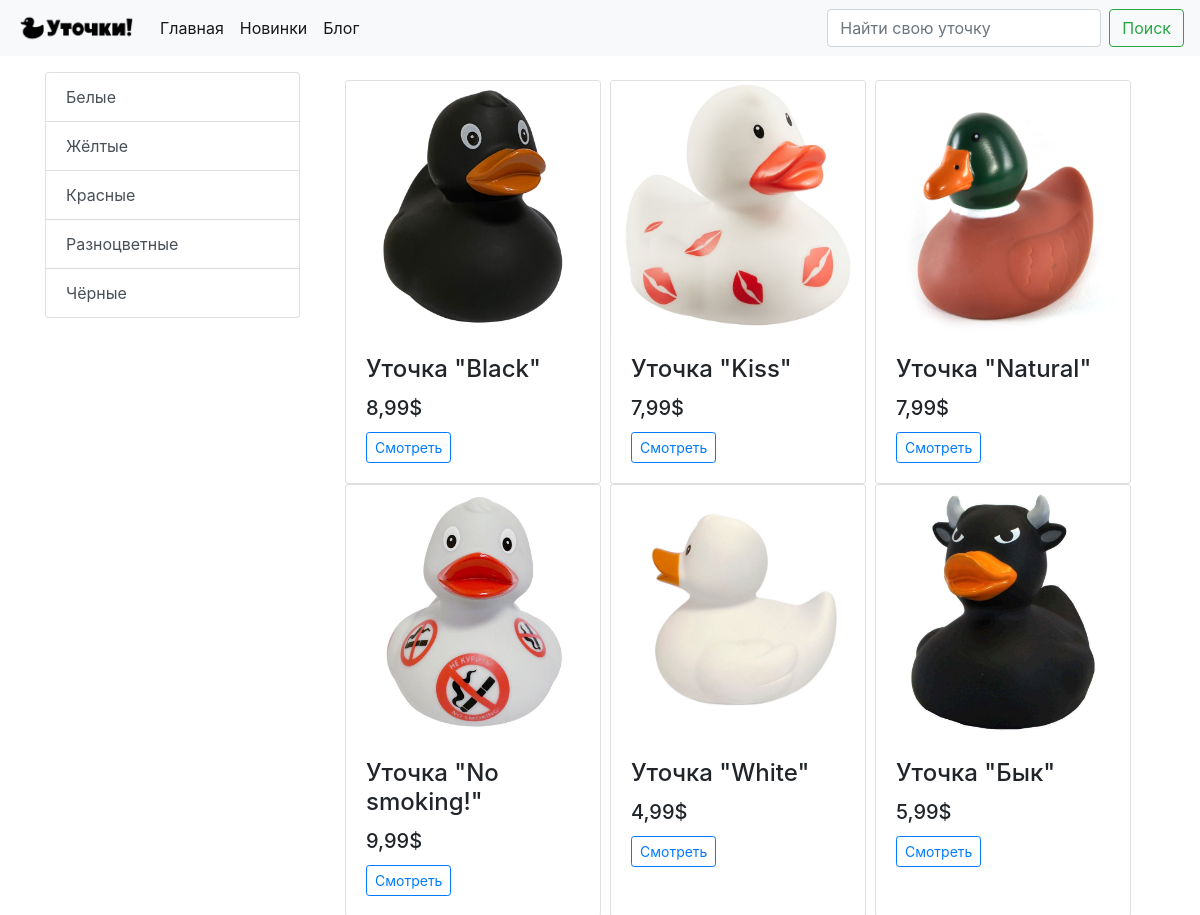
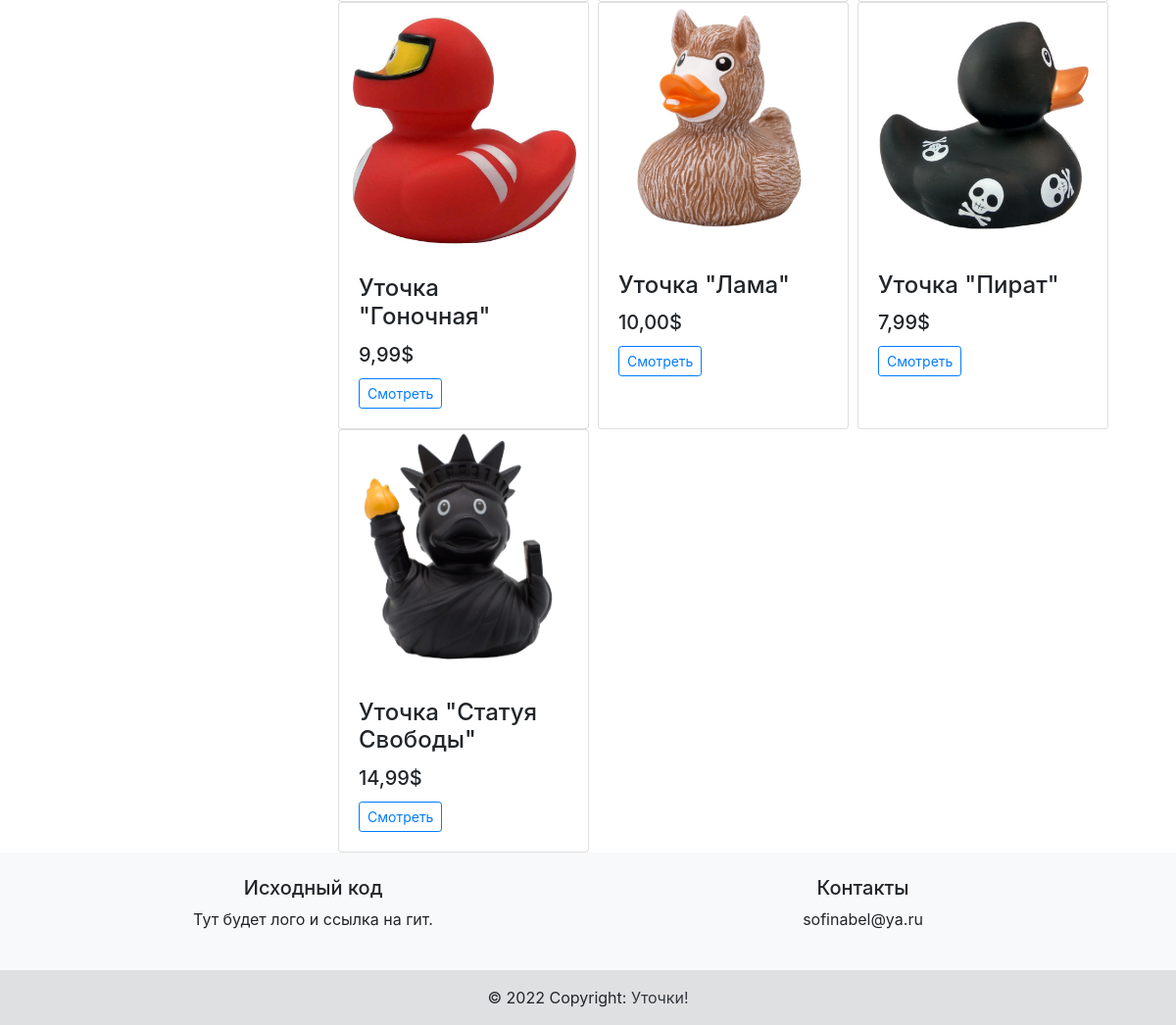
The app's page /shop/ with its own data (2 pictures, top to bottom).
### shop/models.py (models this page shows, shortened)
class Category(models.Model):
    name = models.CharField(max_length=200, db_index=True)
    slug = models.SlugField(max_length=200, db_index=True, unique=True)
    class Meta:
        ordering = ('name',)
        verbose_name = 'Категория'
        verbose_name_plural = 'Категории'

class Product(models.Model):
    category = models.ForeignKey(Category, related_name='products', on_delete=models.PROTECT, verbose_name='Категория')
    name = models.CharField(max_length=200, db_index=True, verbose_name='Наименование')
    slug = models.SlugField(max_length=200, db_index=True)
    image = models.ImageField(upload_to='products/%Y/%m/%d', blank=True, verbose_name='Фото')
    description = models.TextField(blank=True, verbose_name='Описание')
    price = models.DecimalField(max_digits=10, decimal_places=2, verbose_name='Цена')
    stock = models.PositiveIntegerField(verbose_name='Остаток товара')
    available = models.BooleanField(default=True, verbose_name='Доступно')
    created_at = models.DateTimeField(auto_now_add=True, verbose_name='Создано в')
    updated_at = models.DateTimeField(auto_now=True, verbose_name='Обновлено в')
    class Meta:
        ordering = ('name',)
        index_together = (('id', 'slug'),)
        verbose_name = 'Товар'
        verbose_name_plural = 'Товары'

### shop/views.py (the view)
# urls.py: path('', views.product_list, name='product_list'),
def product_list(request, category_slug=None):
    category = None
    categories = Category.objects.all()
    products = Product.objects.filter(available=True)
    if category_slug:
        category = get_object_or_404(Category, slug=category_slug)
        products = products.filter(category=category)
    return render(request,
                  'shop/product/list.html',
                  {'category': category,
                   'categories': categories,
                   'products': products})

### shop/templatetags/shop_tags.py (called while the page is built)
@register.simple_tag()
def get_categories():
    return Category.objects.all()

### shop/templates/shop/product/list.html (shortened to what this page needs)
{% extends "shop/base.html" %}
{% block content %}
<div class="container">
    <div class="col-md-12">
        <div class="row row-cols-1 row-cols-md-3 g-4">
            {% for i in products %}
            <div>
                <div class="card h-100" style="width: 16rem;">
                    <img src="{{ i.image.url }}" class="card-img-top" alt="...">
                    <div class="card-body">
                        <h4 class="card-title"> {{ i.name }} </h4>
                        <h5 class="card-title"> {{ i.price }}$ </h5>
                        <a class="btn btn-outline-primary btn-sm" href="{{ product.get_absolute_url }}"
                           role="button">Смотреть</a>
                    </div>
                </div>
            </div>
            {% endfor %}
        </div>
    </div>
</div>
{% endblock %}

### shop/templates/shop/base.html (shortened to what this page needs)
{% extends 'base.html' %}
{% block sidebar %}
{% load shop_tags %}
<div class="list-group">
    {% get_categories as categories %}
    {% for item in categories %}
    <a href="/shop/category/{{ item.slug }}" class="list-group-item list-group-item-action">{{ item.name }}</a>
    {% endfor %}
</div>
{% endblock %}
    {% get_categories as categories %}

### templates/base.html (shortened to what this page needs)
<!doctype html>
<html lang="en">
<head>
    <link rel="stylesheet" href="https://cdn.jsdelivr.net/npm/bootstrap@4.6.1/dist/css/bootstrap.min.css"
>
</head>
<body>
{% include 'inc/_nav.html' %}
<div class="container mt-3">
    <div class="row">
        <div class="col-md-3">
            {% block sidebar %}{% endblock %}
        </div>
        <div class="col-md-9">
            {% block content %}{% endblock %}
        </div>
    </div>
</div>
{% include 'inc/_footer.html' %}
</body>
</html>

### templates/inc/_nav.html (shortened to what this page needs)
<nav class="navbar navbar-expand-lg navbar-light bg-light">
    <a class="navbar-brand">
        <img src="/media/textlogo.png" width="120" height="30" class="d-inline-block align-top" alt="">
    </a>
    <div class="collapse navbar-collapse" id="navbarSupportedContent">
        <ul class="navbar-nav mr-auto">
            <li class="nav-item active">
                <a class="nav-link" href="/">Главная <span class="sr-only">(current)</span></a>
            </li>
            <li class="nav-item active">
                <a class="nav-link" href="/shop/">Новинки <span class="sr-only">(current)</span></a>
            </li>
            <li class="nav-item active">
                <a class="nav-link" href="/blog/">Блог <span class="sr-only">(current)</span></a>
            </li>
        </ul>
        <form class="form-inline my-2 my-lg-0">
            <input class="form-control mr-sm-2" type="search" placeholder="Найти свою уточку" aria-label="Search">
            <button class="btn btn-outline-success my-2 my-sm-0" type="submit">Поиск</button>
        </form>
    </div>
</nav>

### templates/inc/_footer.html
<footer class="bg-light text-center text-lg-start">
    <div class="container p-4">
        <div class="row">
            <div class="col-lg-6 col-md-12 mb-4 mb-md-0">
                <h5 class="text">Исходный код</h5>
                <p>
                    Тут будет лого и ссылка на гит.
                </p>
            </div>
            <div class="col-lg-6 col-md-12 mb-4 mb-md-0">
                <h5 class="text">
                    Контакты
                </h5>
                <p> sofinabel@ya.ru</p>
            </div>
        </div>
    </div>
    <div class="text-center p-3" style="background-color: rgba(0, 0, 0, 0.1);">
        © 2022 Copyright:
        <a class="text-dark" href="/">
            Уточки!
        </a>
    </div>
</footer>

### records on screen
Category: name "Белые"
Category: name "Жёлтые"
Category: name "Красные"
Category: name "Разноцветные"
Category: name "Чёрные"
Product: image (picture), name "Уточка \"Black\"", price "8,99"
Product: image (picture), name "Уточка \"Kiss\"", price "7,99"
Product: image (picture), name "Уточка \"Natural\"", price "7,99"
Product: image (picture), name "Уточка \"No smoking!\"", price "9,99"
Product: image (picture), name "Уточка \"White\"", price "4,99"
Product: image (picture), name "Уточка \"Бык\"", price "5,99"
Product: image (picture), name "Уточка \"Гоночная\"", price "9,99"
Product: image (picture), name "Уточка \"Лама\"", price "10,00"
Product: image (picture), name "Уточка \"Пират\"", price "7,99"
Product: image (picture), name "Уточка \"Статуя Свободы\"", price "14,99"
